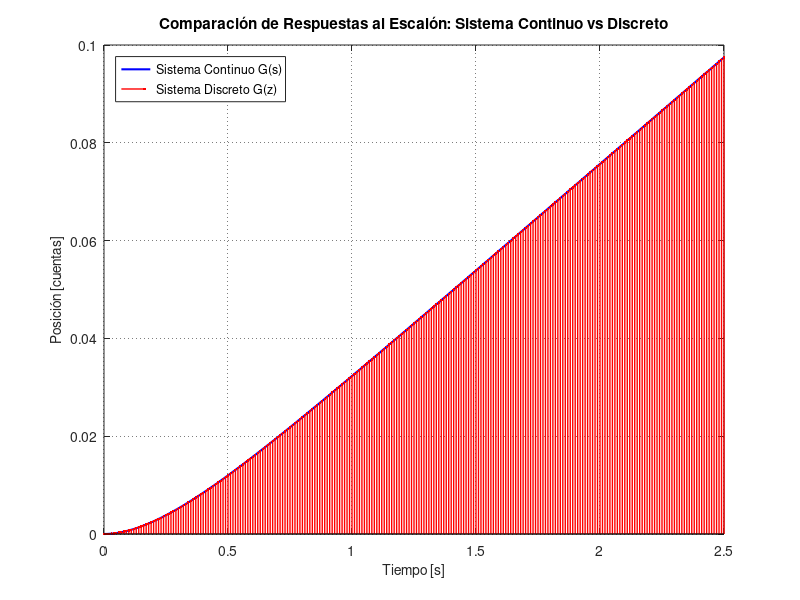
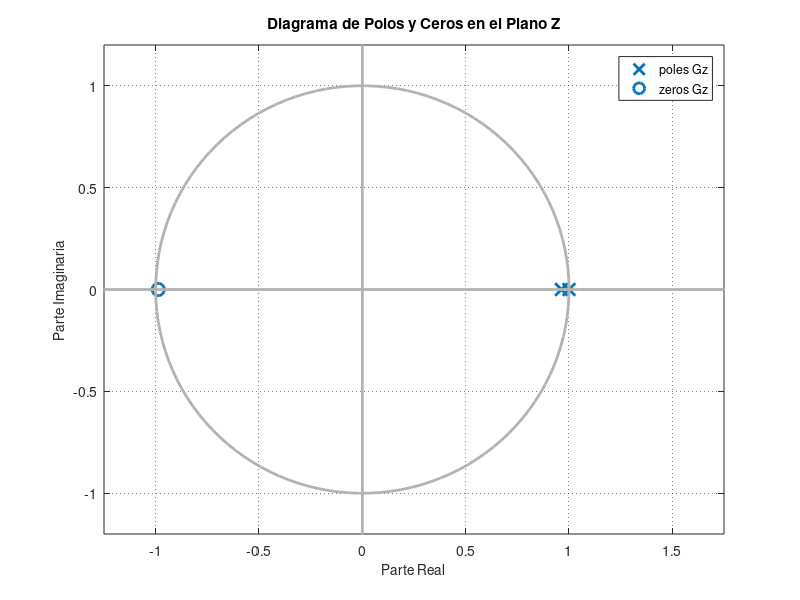

The MATLAB script that drew these images, in order:
% =========================================================================
% UNIVERSIDAD MAYOR DE SAN ANDRÉS - FACULTAD DE INGENIERÍA
% ETN 902 / ETN 1034 - SISTEMAS DE CONTROL II
% Script 3: Discretización del Sistema (Planta Variador-Motor-Encoder)
% =========================================================================

clear; clc; close all;

%% 1. Definición de la planta continua
num_s = 0.1642;
den_s = [1, 3.764, 0];
Gs = tf(num_s, den_s);

%% 2. Tiempo de muestreo (Configurado en el PLC S7-200 via SMB34)
Ts = 0.01; % 10 ms

%% 3. Discretización mediante Retenedor de Orden Cero (ZOH)
Gz = c2d(Gs, Ts, 'zoh');

%% 4. Mostrar función de transferencia discreta en consola
fprintf('==================================================\n');
fprintf('       FUNCIÓN DE TRANSFERENCIA DISCRETA G(z)     \n');
fprintf('==================================================\n');
disp(Gz);

%% 5. Obtener matrices en el espacio de estados discreto
[Ad, Bd, Cd, Dd] = ssdata(Gz);
fprintf('=== MATRICES EN ESPACIO DE ESTADOS (DISCRETO) ===\n');
fprintf('A_d =\n'); disp(Ad);
fprintf('B_d =\n'); disp(Bd);
fprintf('C_d =\n'); disp(Cd);
fprintf('D_d =\n'); disp(Dd);

%% 6. Polos del sistema discreto
polos = pole(Gz);
fprintf('=== POLOS DEL SISTEMA DISCRETO ===\n');
for i = 1:length(polos)
    fprintf('  z%d = %.4f\n', i, polos(i));
end
fprintf('==================================================\n');

%% 7. Gráfica 1: Comparación de respuestas (Continuo vs Discreto)
fig1 = figure(1);
set(fig1, 'Name', 'Comparación Continuo-Discreto', 'Color', 'w', 'Position', [100, 200, 650, 450]);
ax1 = axes(fig1);

% Usamos la respuesta al escalón guardando los datos para evitar que 'step' tome el control de la figura
[y_c, t_c] = step(Gs, 0:Ts:2.5);
[y_d, t_d] = step(Gz, 0:Ts:2.5);

plot(ax1, t_c, y_c, 'b-', 'LineWidth', 1.5); hold(ax1, 'on');
stem(ax1, t_d, y_d, 'r.', 'LineWidth', 1); 

title(ax1, '\bfComparación de Respuestas al Escalón: Sistema Continuo vs Discreto', 'FontSize', 11);
xlabel(ax1, 'Tiempo [s]', 'FontSize', 10);
ylabel(ax1, 'Posición [cuentas]', 'FontSize', 10);
legend(ax1, 'Sistema Continuo G(s)', 'Sistema Discreto G(z)', 'Location', 'NorthWest');
grid(ax1, 'on');
set(ax1, 'GridLineStyle', ':', 'GridAlpha', 0.6);

% Guardar la imagen automáticamente para el formato de tu informe en LaTeX
saveas(fig1, 'comparacion_cont_disc.png');

%% 8. Gráfica 2: Diagrama de polos y ceros en el plano Z (Requerido por tu LaTeX)
fig2 = figure(2);
set(fig2, 'Name', 'Plano Z', 'Color', 'w', 'Position', [780, 200, 500, 450]);
ax2 = axes(fig2);

% Forzamos a pzmap a dibujarse explícitamente en el segundo contenedor de ejes
pzmap(ax2, Gz);

grid(ax2, 'on');
title(ax2, '\bfDiagrama de Polos y Ceros en el Plano Z', 'FontSize', 11);
xlabel(ax2, 'Parte Real', 'FontSize', 10);
ylabel(ax2, 'Parte Imaginaria', 'FontSize', 10);
set(ax2, 'GridLineStyle', ':', 'GridAlpha', 0.6);

% Hacer que los marcadores de polos (x) y ceros (o) se vean más grandes en el reporte
set(findobj(ax2, 'Type', 'Line'), 'LineWidth', 2, 'MarkerSize', 9);

% Guardar la imagen automáticamente para el formato de tu informe en LaTeX
saveas(fig2, 'polos_z.png');
